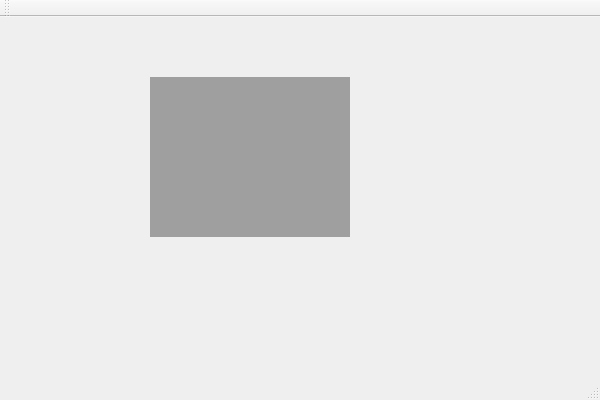
<?xml version="1.0" encoding="UTF-8"?>
<ui version="4.0">
 <class>FaceDetectionClass</class>
 <widget class="QMainWindow" name="FaceDetectionClass">
  <property name="geometry">
   <rect>
    <x>0</x>
    <y>0</y>
    <width>600</width>
    <height>400</height>
   </rect>
  </property>
  <property name="windowTitle">
   <string>FaceDetection</string>
  </property>
  <widget class="QWidget" name="centralWidget">
   <widget class="QMdiArea" name="mdiArea">
    <property name="geometry">
     <rect>
      <x>150</x>
      <y>60</y>
      <width>200</width>
      <height>160</height>
     </rect>
    </property>
   </widget>
  </widget>
  <widget class="QMenuBar" name="menuBar">
   <property name="geometry">
    <rect>
     <x>0</x>
     <y>0</y>
     <width>600</width>
     <height>18</height>
    </rect>
   </property>
  </widget>
  <widget class="QToolBar" name="mainToolBar">
   <attribute name="toolBarArea">
    <enum>TopToolBarArea</enum>
   </attribute>
   <attribute name="toolBarBreak">
    <bool>false</bool>
   </attribute>
  </widget>
  <widget class="QStatusBar" name="statusBar"/>
 </widget>
 <layoutdefault spacing="6" margin="11"/>
 <resources>
  <include location="FaceDetection.qrc"/>
 </resources>
 <connections/>
</ui>
